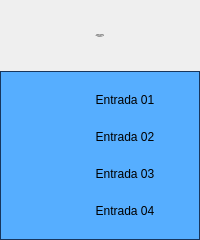
<?xml version="1.0" encoding="UTF-8"?>
<ui version="4.0">
 <class>Form</class>
 <widget class="QWidget" name="Form">
  <property name="geometry">
   <rect>
    <x>0</x>
    <y>0</y>
    <width>200</width>
    <height>240</height>
   </rect>
  </property>
  <property name="minimumSize">
   <size>
    <width>200</width>
    <height>240</height>
   </size>
  </property>
  <property name="maximumSize">
   <size>
    <width>200</width>
    <height>240</height>
   </size>
  </property>
  <property name="windowTitle">
   <string>Cartão 5069-IY4 03 Remota 02</string>
  </property>
  <layout class="QVBoxLayout" name="verticalLayout">
   <property name="spacing">
    <number>0</number>
   </property>
   <property name="leftMargin">
    <number>0</number>
   </property>
   <property name="topMargin">
    <number>0</number>
   </property>
   <property name="rightMargin">
    <number>0</number>
   </property>
   <property name="bottomMargin">
    <number>0</number>
   </property>
   <item>
    <layout class="QVBoxLayout" name="verticalLayout_2">
     <property name="spacing">
      <number>0</number>
     </property>
     <item>
      <widget class="PyDMLabel" name="PyDMLabel_2">
       <property name="maximumSize">
        <size>
         <width>16777215</width>
         <height>71</height>
        </size>
       </property>
       <property name="font">
        <font>
         <pointsize>-1</pointsize>
        </font>
       </property>
       <property name="toolTip">
        <string/>
       </property>
       <property name="styleSheet">
        <string notr="true">PyDMLabel {
 qproperty-alignment: AlignCenter;
 border: 1px solid #FF17365D;
 background-color: #FF17365D;
 color: rgb(255, 255, 255);
 min-height: 65px;
 max-height: 65px;
 font-size: 14px;
}</string>
       </property>
       <property name="text">
        <string>Falhas Hardware
Cartão 5069-IY4 03
Remota 02</string>
       </property>
       <property name="alignment">
        <set>Qt::AlignCenter</set>
       </property>
      </widget>
     </item>
     <item>
      <widget class="QFrame" name="frame">
       <property name="styleSheet">
        <string notr="true">QFrame#frame{
     border: 1px solid #FF17365D;
	 background-color: #56aeff;
}

PyDMByteIndicator {
  min-height: 1.50em;
  max-height: 1.50em;
  min-width: 1.50em;
}</string>
       </property>
       <property name="frameShape">
        <enum>QFrame::StyledPanel</enum>
       </property>
       <property name="frameShadow">
        <enum>QFrame::Raised</enum>
       </property>
       <layout class="QVBoxLayout" name="verticalLayout_3">
        <property name="spacing">
         <number>0</number>
        </property>
        <property name="leftMargin">
         <number>0</number>
        </property>
        <property name="topMargin">
         <number>0</number>
        </property>
        <property name="rightMargin">
         <number>0</number>
        </property>
        <property name="bottomMargin">
         <number>0</number>
        </property>
        <item>
         <layout class="QGridLayout" name="gridLayout">
          <property name="leftMargin">
           <number>5</number>
          </property>
          <property name="topMargin">
           <number>5</number>
          </property>
          <property name="rightMargin">
           <number>5</number>
          </property>
          <property name="bottomMargin">
           <number>5</number>
          </property>
          <property name="horizontalSpacing">
           <number>5</number>
          </property>
          <property name="verticalSpacing">
           <number>10</number>
          </property>
          <item row="3" column="0">
           <widget class="PyDMByteIndicator" name="PyDMByteIndicator_3">
            <property name="sizePolicy">
             <sizepolicy hsizetype="Fixed" vsizetype="Fixed">
              <horstretch>0</horstretch>
              <verstretch>0</verstretch>
             </sizepolicy>
            </property>
            <property name="minimumSize">
             <size>
              <width>27</width>
              <height>27</height>
             </size>
            </property>
            <property name="maximumSize">
             <size>
              <width>30</width>
              <height>27</height>
             </size>
            </property>
            <property name="toolTip">
             <string/>
            </property>
            <property name="channel" stdset="0">
             <string>ca://RA-RaSIA02:RF-IntlkComp-2:InAng03-Mon.VAL</string>
            </property>
            <property name="onColor" stdset="0">
             <color>
              <red>255</red>
              <green>0</green>
              <blue>0</blue>
             </color>
            </property>
            <property name="offColor" stdset="0">
             <color>
              <red>0</red>
              <green>255</green>
              <blue>0</blue>
             </color>
            </property>
            <property name="showLabels" stdset="0">
             <bool>false</bool>
            </property>
            <property name="circles" stdset="0">
             <bool>true</bool>
            </property>
           </widget>
          </item>
          <item row="0" column="1">
           <widget class="PyDMLabel" name="PyDMLabel">
            <property name="sizePolicy">
             <sizepolicy hsizetype="Fixed" vsizetype="Fixed">
              <horstretch>0</horstretch>
              <verstretch>0</verstretch>
             </sizepolicy>
            </property>
            <property name="minimumSize">
             <size>
              <width>100</width>
              <height>25</height>
             </size>
            </property>
            <property name="maximumSize">
             <size>
              <width>100</width>
              <height>25</height>
             </size>
            </property>
            <property name="toolTip">
             <string/>
            </property>
            <property name="text">
             <string>Entrada 01</string>
            </property>
            <property name="alignment">
             <set>Qt::AlignCenter</set>
            </property>
            <property name="channel" stdset="0">
             <string/>
            </property>
           </widget>
          </item>
          <item row="0" column="0">
           <widget class="PyDMByteIndicator" name="PyDMByteIndicator">
            <property name="sizePolicy">
             <sizepolicy hsizetype="Fixed" vsizetype="Fixed">
              <horstretch>0</horstretch>
              <verstretch>0</verstretch>
             </sizepolicy>
            </property>
            <property name="minimumSize">
             <size>
              <width>27</width>
              <height>27</height>
             </size>
            </property>
            <property name="maximumSize">
             <size>
              <width>30</width>
              <height>27</height>
             </size>
            </property>
            <property name="toolTip">
             <string/>
            </property>
            <property name="channel" stdset="0">
             <string>ca://RA-RaSIA02:RF-IntlkComp-2:InAng00-Mon.VAL</string>
            </property>
            <property name="onColor" stdset="0">
             <color>
              <red>255</red>
              <green>0</green>
              <blue>0</blue>
             </color>
            </property>
            <property name="offColor" stdset="0">
             <color>
              <red>0</red>
              <green>255</green>
              <blue>0</blue>
             </color>
            </property>
            <property name="showLabels" stdset="0">
             <bool>false</bool>
            </property>
            <property name="circles" stdset="0">
             <bool>true</bool>
            </property>
           </widget>
          </item>
          <item row="2" column="0">
           <widget class="PyDMByteIndicator" name="PyDMByteIndicator_2">
            <property name="sizePolicy">
             <sizepolicy hsizetype="Fixed" vsizetype="Fixed">
              <horstretch>0</horstretch>
              <verstretch>0</verstretch>
             </sizepolicy>
            </property>
            <property name="minimumSize">
             <size>
              <width>27</width>
              <height>27</height>
             </size>
            </property>
            <property name="maximumSize">
             <size>
              <width>30</width>
              <height>27</height>
             </size>
            </property>
            <property name="toolTip">
             <string/>
            </property>
            <property name="channel" stdset="0">
             <string>ca://RA-RaSIA02:RF-IntlkComp-2:InAng02-Mon.VAL</string>
            </property>
            <property name="onColor" stdset="0">
             <color>
              <red>255</red>
              <green>0</green>
              <blue>0</blue>
             </color>
            </property>
            <property name="offColor" stdset="0">
             <color>
              <red>0</red>
              <green>255</green>
              <blue>0</blue>
             </color>
            </property>
            <property name="showLabels" stdset="0">
             <bool>false</bool>
            </property>
            <property name="circles" stdset="0">
             <bool>true</bool>
            </property>
           </widget>
          </item>
          <item row="1" column="1">
           <widget class="PyDMLabel" name="PyDMLabel_3">
            <property name="sizePolicy">
             <sizepolicy hsizetype="Fixed" vsizetype="Fixed">
              <horstretch>0</horstretch>
              <verstretch>0</verstretch>
             </sizepolicy>
            </property>
            <property name="minimumSize">
             <size>
              <width>100</width>
              <height>25</height>
             </size>
            </property>
            <property name="maximumSize">
             <size>
              <width>100</width>
              <height>25</height>
             </size>
            </property>
            <property name="toolTip">
             <string/>
            </property>
            <property name="text">
             <string>Entrada 02</string>
            </property>
            <property name="alignment">
             <set>Qt::AlignCenter</set>
            </property>
           </widget>
          </item>
          <item row="2" column="1">
           <widget class="PyDMLabel" name="PyDMLabel_4">
            <property name="sizePolicy">
             <sizepolicy hsizetype="Fixed" vsizetype="Fixed">
              <horstretch>0</horstretch>
              <verstretch>0</verstretch>
             </sizepolicy>
            </property>
            <property name="minimumSize">
             <size>
              <width>100</width>
              <height>25</height>
             </size>
            </property>
            <property name="maximumSize">
             <size>
              <width>100</width>
              <height>25</height>
             </size>
            </property>
            <property name="toolTip">
             <string/>
            </property>
            <property name="text">
             <string>Entrada 03</string>
            </property>
            <property name="alignment">
             <set>Qt::AlignCenter</set>
            </property>
           </widget>
          </item>
          <item row="3" column="1">
           <widget class="PyDMLabel" name="PyDMLabel_5">
            <property name="sizePolicy">
             <sizepolicy hsizetype="Fixed" vsizetype="Fixed">
              <horstretch>0</horstretch>
              <verstretch>0</verstretch>
             </sizepolicy>
            </property>
            <property name="minimumSize">
             <size>
              <width>100</width>
              <height>25</height>
             </size>
            </property>
            <property name="maximumSize">
             <size>
              <width>100</width>
              <height>25</height>
             </size>
            </property>
            <property name="toolTip">
             <string/>
            </property>
            <property name="text">
             <string>Entrada 04</string>
            </property>
            <property name="alignment">
             <set>Qt::AlignCenter</set>
            </property>
           </widget>
          </item>
          <item row="1" column="0">
           <widget class="PyDMByteIndicator" name="PyDMByteIndicator_4">
            <property name="sizePolicy">
             <sizepolicy hsizetype="Fixed" vsizetype="Fixed">
              <horstretch>0</horstretch>
              <verstretch>0</verstretch>
             </sizepolicy>
            </property>
            <property name="minimumSize">
             <size>
              <width>27</width>
              <height>27</height>
             </size>
            </property>
            <property name="maximumSize">
             <size>
              <width>30</width>
              <height>27</height>
             </size>
            </property>
            <property name="toolTip">
             <string/>
            </property>
            <property name="channel" stdset="0">
             <string>ca://RA-RaSIA02:RF-IntlkComp-2:InAng01-Mon.VAL</string>
            </property>
            <property name="onColor" stdset="0">
             <color>
              <red>255</red>
              <green>0</green>
              <blue>0</blue>
             </color>
            </property>
            <property name="offColor" stdset="0">
             <color>
              <red>0</red>
              <green>255</green>
              <blue>0</blue>
             </color>
            </property>
            <property name="showLabels" stdset="0">
             <bool>false</bool>
            </property>
            <property name="circles" stdset="0">
             <bool>true</bool>
            </property>
           </widget>
          </item>
         </layout>
        </item>
       </layout>
      </widget>
     </item>
    </layout>
   </item>
  </layout>
 </widget>
 <customwidgets>
  <customwidget>
   <class>PyDMLabel</class>
   <extends>QLabel</extends>
   <header>pydm.widgets.label</header>
  </customwidget>
  <customwidget>
   <class>PyDMByteIndicator</class>
   <extends>QWidget</extends>
   <header>pydm.widgets.byte</header>
  </customwidget>
 </customwidgets>
 <resources/>
 <connections/>
</ui>
